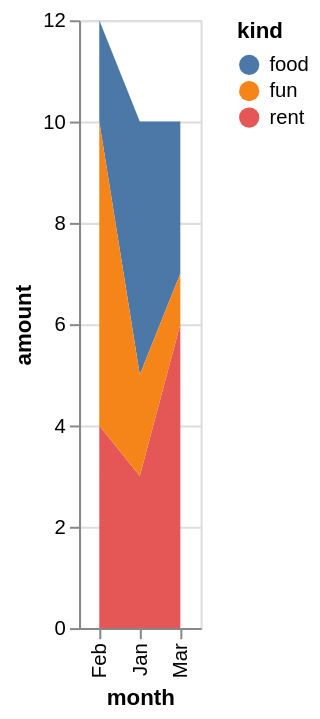

The Vega-Lite source for this figure:
### Vega-Lite specification from a JSON file in a GitHub repository (floating-point values rounded to 4 significant figures)
{"$schema": "https://vega.github.io/schema/vega-lite/v6.json", "data": {"values": [{"amount": 3, "kind": "rent", "month": "Jan"}, {"amount": 5, "kind": "food", "month": "Jan"}, {"amount": 2, "kind": "fun", "month": "Jan"}, {"amount": 4, "kind": "rent", "month": "Feb"}, {"amount": 2, "kind": "food", "month": "Feb"}, {"amount": 6, "kind": "fun", "month": "Feb"}, {"amount": 6, "kind": "rent", "month": "Mar"}, {"amount": 3, "kind": "food", "month": "Mar"}, {"amount": 1, "kind": "fun", "month": "Mar"}]}, "description": "Areas stacked by a nominal field.", "encoding": {"color": {"field": "kind", "type": "nominal"}, "x": {"field": "month", "type": "ordinal"}, "y": {"field": "amount", "type": "quantitative"}}, "mark": "area", "usermeta": {"easel": {"standin_ratio": 0.0252, "threshold": 0.05}}}
